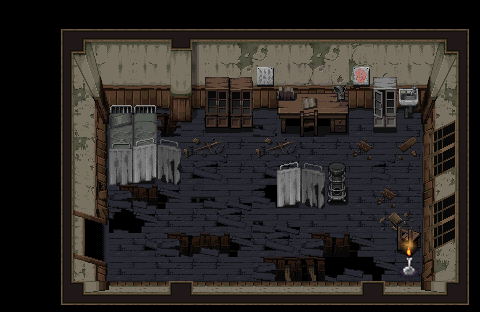

A level layout from a 2D game, rendered from its tile map. Below: a short description, then the map file with tile-grid data replaced by summaries:
An orthogonal 20x13 tile map with 24x24 px tiles, 1 tile layer (Ground).

<map height="13" orientation="orthogonal" tileheight="24" tilewidth="24" version="0.99b" width="20">
 <tileset firstgid="1" name="./maps/infirmary-Tileset" tileheight="24" tilewidth="24">
  <image source="infirmary-Tileset.png" />
 </tileset>
 <layer height="13" name="Ground" width="20">
  <data>[260 cells, 260 non-empty, 201 distinct tile ids]</data>
 </layer>
</map>